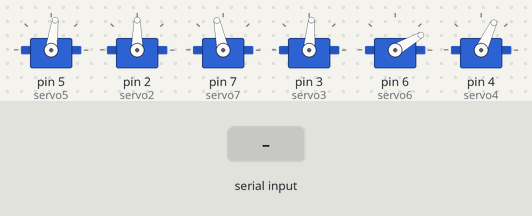
Bench run of a sketch on a simulated Arduino Uno, built with avr-gcc and run on an emulated ATmega328P. On the bench: 6 × servo. The inputs (shaded band) are chosen by the test bench.

Above: at 1.2 s.
1.3 s: "M" received over Serial
At 1.9 s:
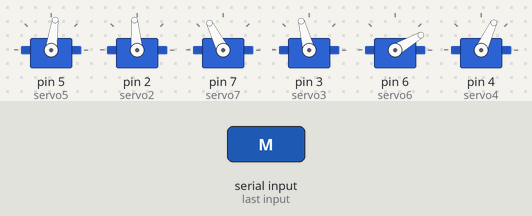
At 3.6 s:
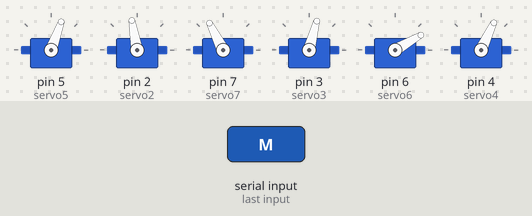
Timing chart, 0 to 6.1 s (numbered marks = the images above; inputs shaded):
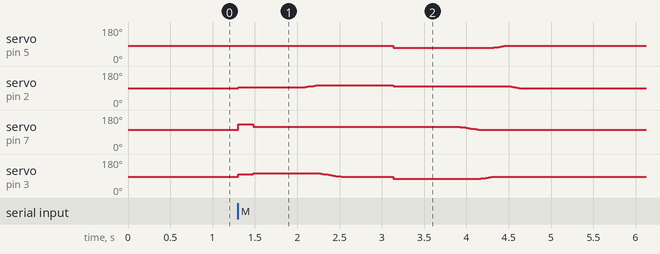

Measured:
- after the input at 1.3 s, servo on pin 5 (servo5): 82° → 70° after 1.8 s, → 82° 1.2 s later; servo on pin 2 (servo2): rises from 90° to 105° in 0.95 s, then falls to 90° in 2.4 s

The sketch:

robot_movement.ino
```cpp
#include <Servo.h>

// Define servos
Servo servo5; // Left hip
Servo servo2; // Left ankle
Servo servo7; // Right hip
Servo servo3; // Right ankle
Servo servo6; // Right knee
Servo servo4; // Left knee

bool isMoving = false;

// Smooth movement function
void smoothMove(Servo &servo, int startAngle, int endAngle, int delayTime) {
  int step = (endAngle > startAngle) ? 1 : -1;
  for (int angle = startAngle; angle != endAngle; angle += step) {
    servo.write(angle);
    delay(delayTime);
  }
  servo.write(endAngle); // Final position
}

void setup() {
  // Attach servos
  servo5.attach(5);
  servo2.attach(2);
  servo7.attach(7);
  servo3.attach(3);
  servo6.attach(6);
  servo4.attach(4);

  // Set initial neutral pose
  servo5.write(82);   // Left hip
  servo2.write(90);   // Left ankle
  servo7.write(102);  // Right hip
  servo3.write(85);   // Right ankle
  servo6.write(30);   // Right knee
  servo4.write(65);   // Left knee

  Serial.begin(9600); // For Raspberry Pi communication
}

void loop() {
  if (Serial.available()) {
    char command = Serial.read();
    if (command == 'M' && !isMoving) {
      moveSequence();
    }
  }
}

void moveSequence() {
  isMoving = true;

  // === Sequence 1 ===
  servo7.write(130);
  servo3.write(100);
  servo2.write(95);
  delay(180);
  servo7.write(117);
  servo3.write(105);

  delay(600);

  // === Sequence 2 ===
  smoothMove(servo2, 95, 105, 15);
  smoothMove(servo3, 105, 85, 15);

  delay(600);

  // === Sequence 3 ===
  servo3.write(75);
  servo5.write(70);
  servo2.write(100);
  delay(180);

  delay(600);

  // === Sequence 4 ===
  smoothMove(servo7, 117, 102, 15);
  smoothMove(servo3, 75, 85, 15);
  smoothMove(servo5, 70, 82, 15);
  smoothMove(servo2, 100, 90, 15);

  isMoving = false;
}
```
